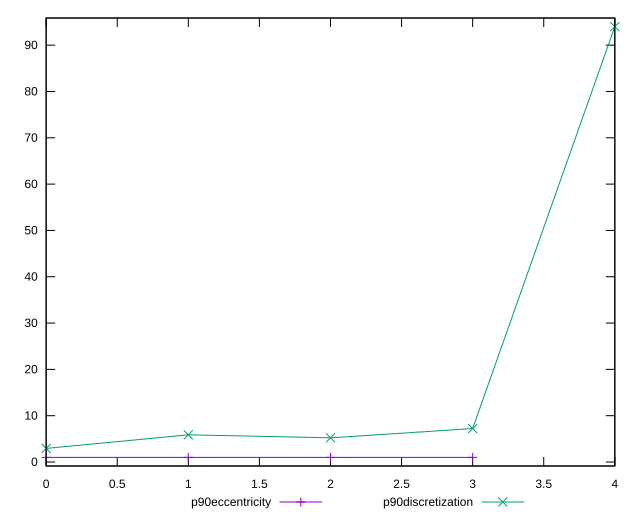

This figure's gnuplot source:
reset

$p90Eccentricity <<EOF
0 1.0000000000000002
1 1.0000000000000016
2 1.000000000000001
3 0.9999999999999988
EOF

$p90Discretization <<EOF
0 2.9375
1 5.875
2 5.222222222222222
3 7.230769230769231
4 94
EOF

set key outside below
set xrange [0:4]
set yrange [-0.8600000000000013:95.86]
set trange [-0.8600000000000013:95.86]
set terminal svg size 640, 520 enhanced background rgb 'white'
set output "report_00015_2021-02-09T16-11-33.973Z/unused-css-rules/progression/eccentricity.svg"

plot $p90Eccentricity title "p90eccentricity" with linespoints, \
     $p90Discretization title "p90discretization" with linespoints

reset
